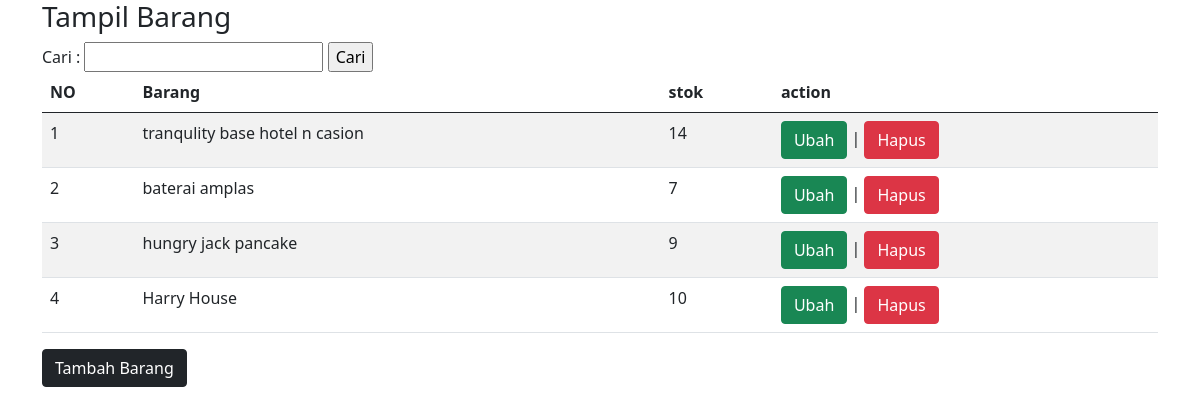
Screenshot of /pencarian_barang.php with the database file from the repository.
### tables this page shows
CREATE TABLE `barang` (
  `id_barang` int(11) NOT NULL,
  `kode_barang` char(20) NOT NULL,
  `nama_barang` varchar(256) NOT NULL,
  `stok` int(11) NOT NULL
);

### pencarian_barang.php (the view, shortened to what this page needs)
<!DOCTYPE html>
<html>
	<head>
		 <link
		href="https://cdn.jsdelivr.net/npm/bootstrap@5.0.1/dist/css/bootstrap.min.css" rel="stylesheet"crossorigin="anonymous">
	</head>
	<body>
    <div class="container">
		 <h3>Tampil Barang</h3>
		 <form action="pencarian_barang.php" method="get">
 		<label>Cari :</label>
 		<input type="text" name="cari">
		<input type="submit" value="Cari">
		</form>
		 <table class="table table-hover table-striped">
		 <thead>
		 <tr>
		 <th>NO</th><th>Barang</th><th>stok</th><th>action</th>
		 </tr>
</thead>
		 <?php
			include "koneksi.php";
		?>
        <tbody>
		 <?php
 		if(isset($_GET['cari'])){
 		 $cari = $_GET['cari'];
  		$data = mysqli_query($conn,"select * from barang where nama_barang like '%".$cari."%'");
 		}else{
  		$data = mysqli_query($conn,"select * from barang");
 		}
 		$no = 1;
 		while($d = mysqli_fetch_array($data)){
 		?>
 		<tr>
  		<td><?php echo $no++; ?></td>
  		<td><?php echo $d['nama_barang']; ?></td>
  		<td><?php echo $d['stok']; ?></td>
		<td><a
		href="barang/ubah_barang.php?id_barang=<?=$d['id_barang']?>"
		class="btn btn-success">Ubah</a>  |
        <a href="barang/hapus_barang.php?id_barang=<?=$d['id_barang']?>"
		onclick="return confirm('Apakah anda yakin menghapus data ini?')" class="btn btn-danger">Hapus</a></td>
		 </tr>
		 <?php
		 }
		 ?>
		 </tbody>
		 </table>
		 <a href="barang/tambah_barang.php"
                    class="btn btn-dark">Tambah Barang</a>
	</body>
</html>

### rows the page displays
barang: nama_barang "tranqulity base hotel n casion", stok "14"
barang: nama_barang "baterai amplas", stok "7"
barang: nama_barang "hungry jack pancake", stok "9"
barang: nama_barang "Harry House", stok "10"
